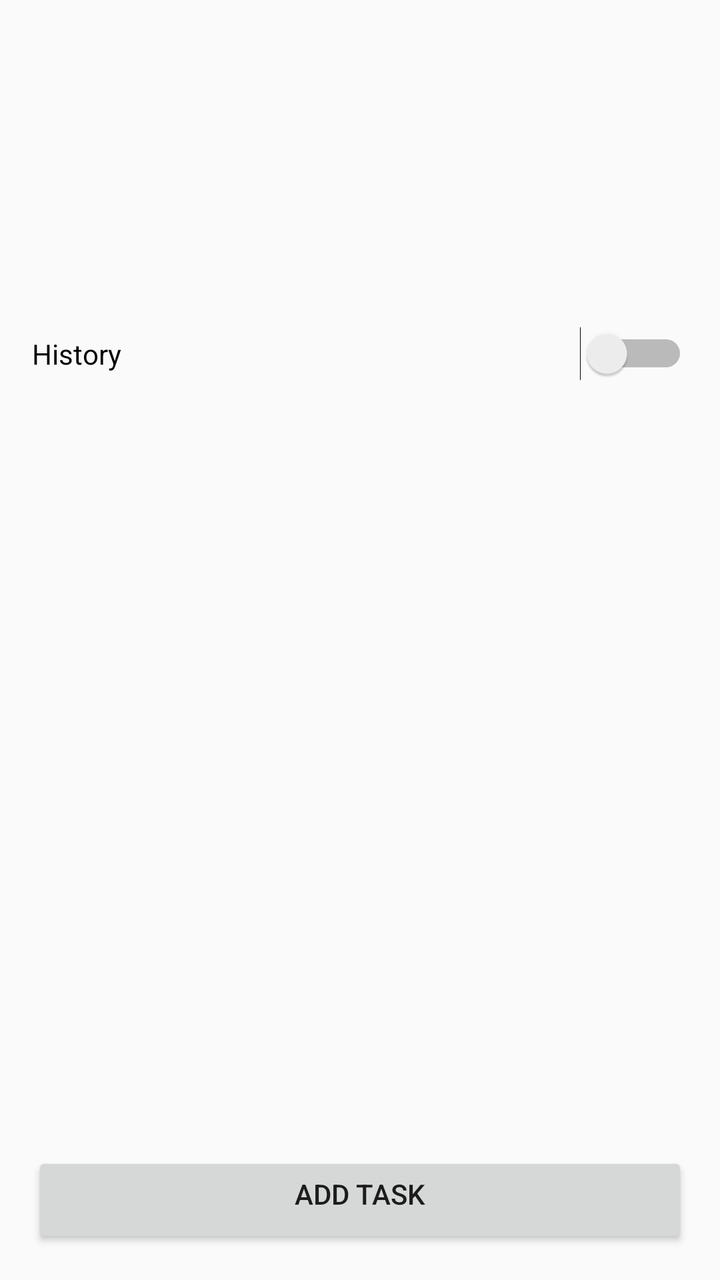
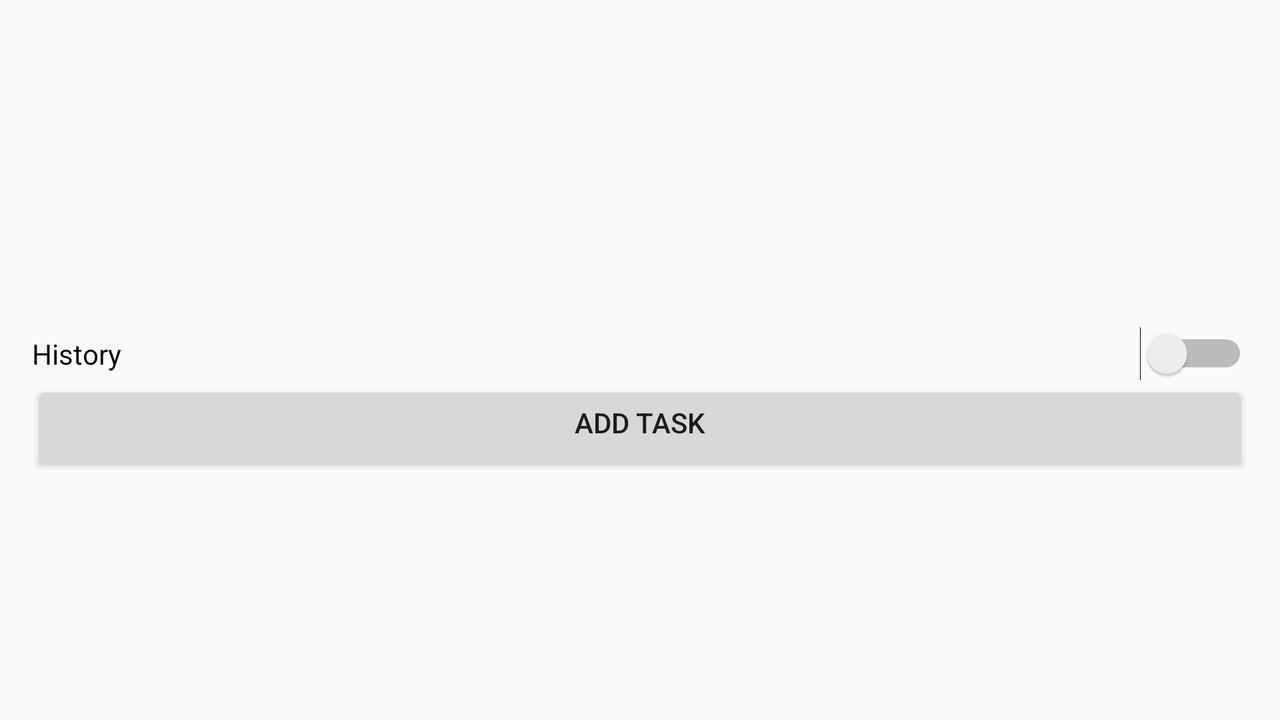

Compare how this app lays out the same screen by default and in its alternative resource folder. The renders come first, then the two layout files and the values they reference.
<!-- AndroidManifest.xml: application theme Theme.AppCompat.Light.DarkActionBar -->
<!-- res/layout/activity_dashboard.xml -->
<androidx.constraintlayout.widget.ConstraintLayout xmlns:android="http://schemas.android.com/apk/res/android"
    android:layout_width="match_parent"
    android:layout_height="match_parent"
    xmlns:app="http://schemas.android.com/apk/res-auto"
    android:padding="16dp">

    <TextView
        android:id="@+id/usernameTextView"
        android:layout_width="wrap_content"
        android:layout_height="wrap_content"
        android:textSize="24sp"
        android:paddingBottom="16dp"
        app:layout_constraintTop_toTopOf="parent"
        app:layout_constraintStart_toStartOf="parent"
        app:layout_constraintEnd_toEndOf="parent"/>

    <ImageView
        android:id="@+id/logoImageView"
        android:layout_width="wrap_content"
        android:layout_height="99dp"
        android:paddingBottom="32dp"
        android:src="@drawable/app_logo"
        app:layout_constraintTop_toBottomOf="@id/usernameTextView"
        app:layout_constraintStart_toStartOf="parent"
        app:layout_constraintEnd_toEndOf="parent"/>

    <Switch
        android:id="@+id/history_switch"
        android:layout_width="0dp"
        android:layout_height="wrap_content"
        android:text="@string/history"
        app:layout_constraintTop_toBottomOf="@id/logoImageView"
        app:layout_constraintStart_toStartOf="parent"
        app:layout_constraintEnd_toEndOf="parent"/>

    <ScrollView
        android:layout_width="0dp"
        android:layout_height="0dp"
        app:layout_constraintTop_toBottomOf="@id/history_switch"
        app:layout_constraintStart_toStartOf="parent"
        app:layout_constraintEnd_toEndOf="parent"
        app:layout_constraintBottom_toTopOf="@id/task_button">

        <LinearLayout
            android:id="@+id/taskContainer"
            android:layout_width="match_parent"
            android:layout_height="wrap_content"
            android:orientation="vertical">
        </LinearLayout>

    </ScrollView>
    <Button
        android:id="@+id/task_button"
        android:layout_width="0dp"
        android:layout_height="wrap_content"
        android:paddingBottom="16dp"
        android:text="@string/add_task"
        app:layout_constraintBottom_toBottomOf="parent"
        app:layout_constraintStart_toStartOf="parent"
        app:layout_constraintEnd_toEndOf="parent"/>

</androidx.constraintlayout.widget.ConstraintLayout>
<!-- resources referenced by this layout -->
<resources>
  <string name="add_task">Add Task</string>
  <string name="history">History</string>
</resources>
<!-- res/layout-land/activity_dashboard.xml (the repository's variant of the layout above) -->
<!-- drawn on the phone turned sideways -->
<androidx.constraintlayout.widget.ConstraintLayout xmlns:android="http://schemas.android.com/apk/res/android"
    xmlns:app="http://schemas.android.com/apk/res-auto"
    android:layout_width="match_parent"
    android:layout_height="match_parent"
    android:padding="16dp">

    
    <ScrollView
        android:id="@+id/scrollView"
        android:layout_width="0dp"
        android:layout_height="0dp"
        app:layout_constraintTop_toTopOf="parent"
        app:layout_constraintBottom_toBottomOf="parent"
        app:layout_constraintStart_toStartOf="parent"
        app:layout_constraintEnd_toEndOf="parent">

        <LinearLayout
            android:layout_width="match_parent"
            android:layout_height="wrap_content"
            android:orientation="vertical">

            <TextView
                android:id="@+id/usernameTextView"
                android:layout_width="wrap_content"
                android:layout_height="wrap_content"
                android:textSize="24sp"
                android:paddingBottom="16dp"
                android:layout_gravity="center_horizontal" />

            <ImageView
                android:id="@+id/logoImageView"
                android:layout_width="wrap_content"
                android:layout_height="99dp"
                android:paddingBottom="32dp"
                android:src="@drawable/app_logo"
                android:layout_gravity="center_horizontal" />

            <Switch
                android:id="@+id/history_switch"
                android:layout_width="match_parent"
                android:layout_height="wrap_content"
                android:text="@string/history" />

            <LinearLayout
                android:id="@+id/taskContainer"
                android:layout_width="match_parent"
                android:layout_height="wrap_content"
                android:orientation="vertical" />

            <Button
                android:id="@+id/task_button"
                android:layout_width="match_parent"
                android:layout_height="wrap_content"
                android:paddingBottom="16dp"
                android:text="@string/add_task" />

        </LinearLayout>
    </ScrollView>

</androidx.constraintlayout.widget.ConstraintLayout>
